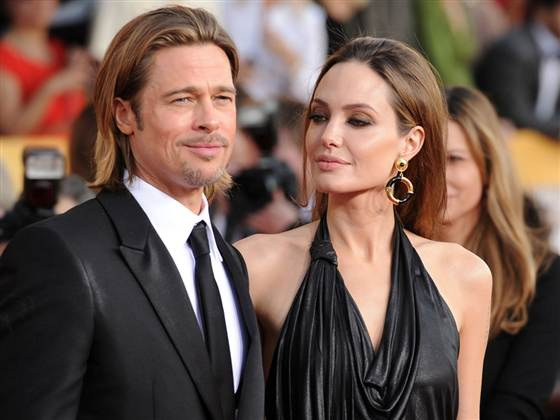
#> input picture images/brad.jpg, 560 x 420 px
$ python fourier.py --img1 images/brad.jpg --img2 images/origo.jpg
#> lines starting #> are read from the running program, lines starting #| are printed output that depends on the picture
import matplotlib.pyplot as plt
import numpy as np
import imutils
import argparse
import cv2 as cv

def apply_fourier(orig, modif):
    orig = imutils.resize(orig, width=200)
    modif = imutils.resize(modif, width=200)
    orig_spectrum = np.fft.fftshift(np.fft.fft2(orig))
    mod_spectrum = np.fft.fftshift(np.fft.fft2(modif))

    fig, ax = plt.subplots(2, 2, figsize=(15, 15))
    ax[0, 0].imshow(orig, cmap='gray')
    ax[0, 1].imshow(modif, cmap='gray')
    ax[1, 0].imshow(np.log(abs(orig_spectrum)))
    ax[1, 1].imshow(np.log(abs(mod_spectrum)))

    plt.show()

parser = argparse.ArgumentParser()
parser.add_argument('--img1', type=str, required=True)
parser.add_argument('--img2', type=str, required=True)

if __name__ == '__main__':
    args = parser.parse_args()
    orig = cv.imread(args.img1, 0)
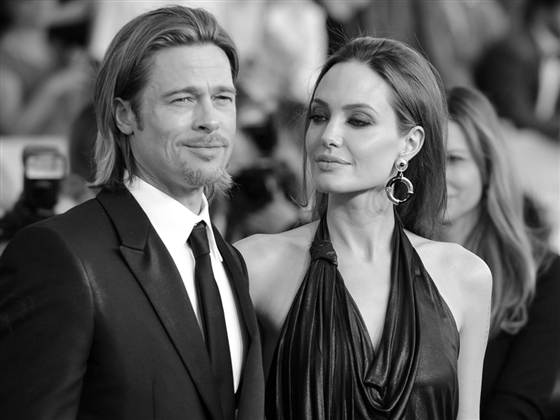
#> orig: shape (420, 560); min 0, max 255, mean 93.3
    modif = cv.imread(args.img2, 0)
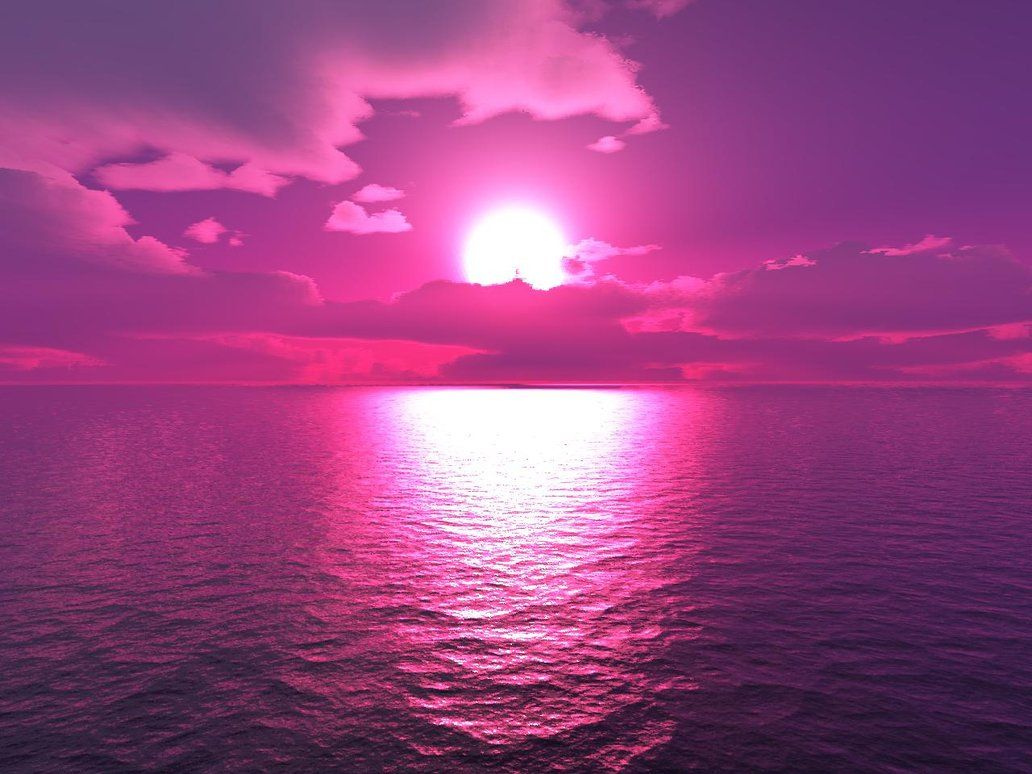
#> input picture images/origo.jpg, 1032 x 774 px
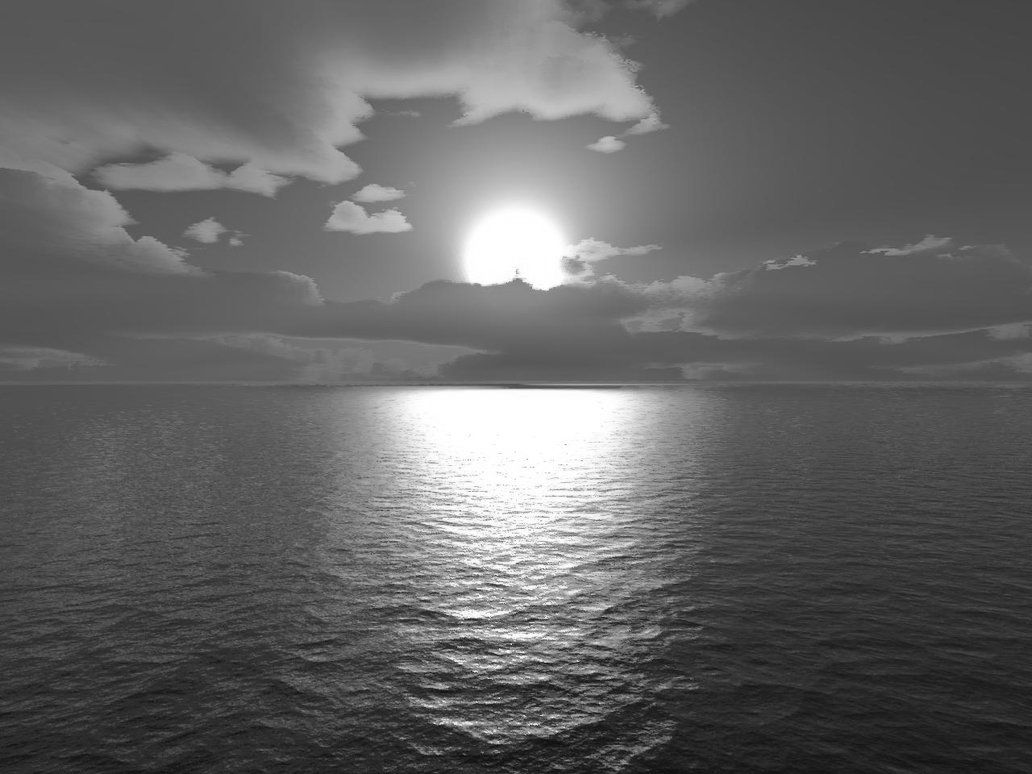
#> modif: shape (774, 1032); min 4, max 255, mean 100.1
    apply_fourier(orig, modif)
#> in apply_fourier, `orig = imutils.resize(orig, width=200)`:
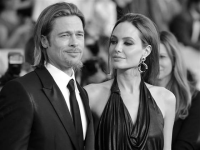
#> orig: shape (150, 200); min 0, max 255, mean 93.3
#> in apply_fourier, `plt.show()`:
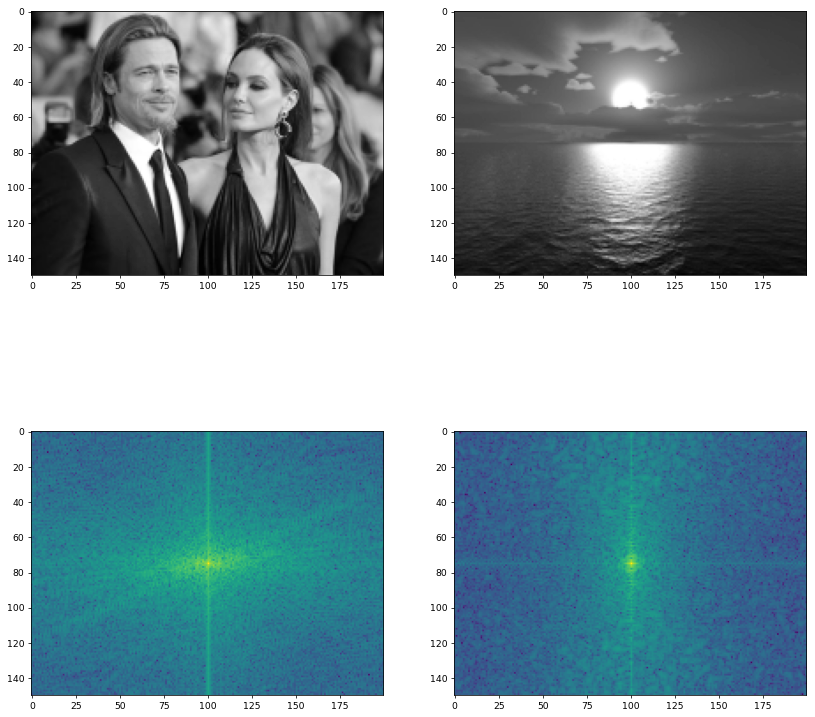
#> figure drawn by matplotlib, 4 panels
